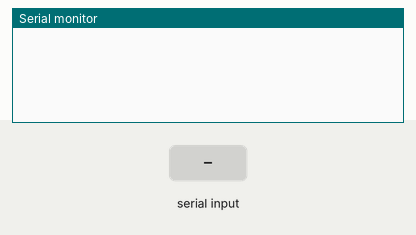
A sketch run on a simulated Arduino Uno, built with avr-gcc and run on an emulated ATmega328P. Parts: the last lines printed to the serial monitor. The test bench sets the inputs (shaded band).

Above: at 1.2 s.
1.3 s: "90,45\n" received over Serial
At 3.0 s:
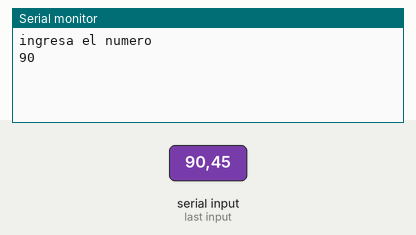
3.8 s: "30,150\n" received over Serial
At 4.6 s:
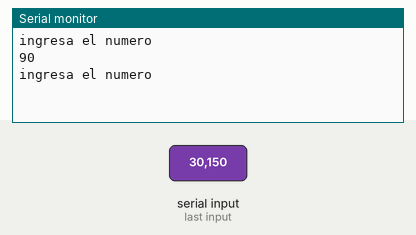

The sketch:

Numero_mayor2.ino
```cpp
int Nnum, num, mayor;
int i;

void setup() {
  // put your setup code here, to run once:
  Serial.begin(9600);

mayor=0;
Nnum=10;
i=0;
num=0;
}

void loop() {
  while(i<Nnum){
  if(Serial.available()>0){
    Serial.println("ingresa el numero");
    num = Serial.readString().toInt();

    Serial.println(num);
    if (num > mayor){

      mayor=num;

    }
     i++;
  }
  }
  Serial.print("el numero mayor es:" );
  Serial.print(+mayor);
    delay(500);
  }
```

Measured:
- after the input at 1.3 s, the serial monitor: prints a new line at once (image 1)
